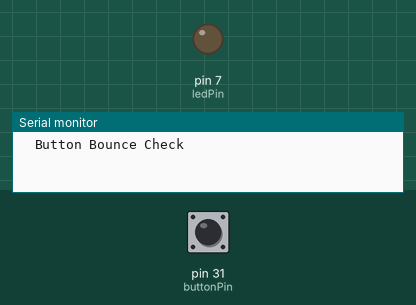
A sketch run on a simulated Arduino Mega 2560, built with avr-gcc and run on an emulated ATmega2560. On the bench: output pins drawn as LEDs (lit = HIGH), the last lines printed to the serial monitor. The inputs (shaded band) are chosen by the test bench; at power-on: pin 31 (buttonPin) HIGH.

Above: at 1.2 s.
1.3 s: pin 31 (buttonPin) pulled LOW for 0.15 s
At 1.37 s:
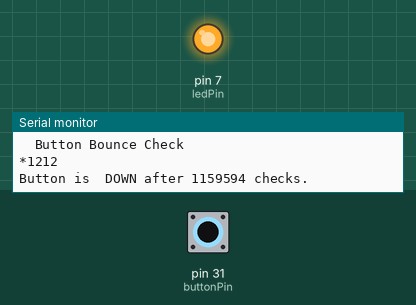
2.9 s: pin 31 (buttonPin) pulled LOW for 3.2 s
At 7.2 s:
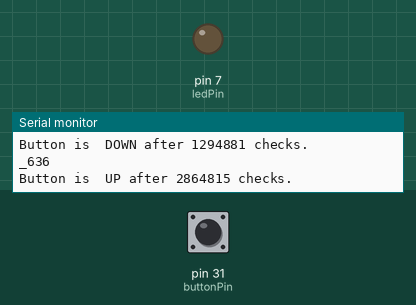
Timing chart, 0 to 8.7 s (numbered marks = the images above; inputs shaded):
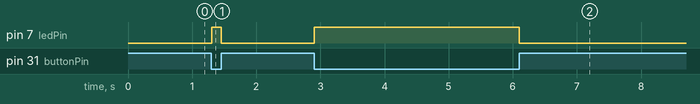

The sketch:

temp_high_button_code_for_wireless_witch.ino.ino
```cpp
// this is button_watcher, a test for button bounce --- free and open code Oct 25, 2014 by GFS
// this can be used to check buttons for needed debounce time.
// if you get multiple UP and DOWN messages for one press or release, increase debounce.

byte ledPin = 7;
byte buttonPin = 31; // my button is a jumper wire grounded on the metal USB port box.

byte pinStates; // always the current state is in bit 0 and the previous is in bit 1
// value --- meaning with pin mode INPUT_PULLUP.
// 0 --- no change, pressed now and pressed last check
// 1 --- changed, released now, pressed last check
// 2 --- changes, pressed now, released last check
// 3 --- no change, released now and released last check

byte buttonState; // this only changes when the pin states are stable for some time.
byte buttonPrev; // this only changes when the pin states are stable for some time.

unsigned long checkCounter; // how many checks since last stable change


void setup( void )
{
  Serial.begin( 115200 );
  Serial.println( "\n  Button Bounce Check" );

  pinMode( ledPin, OUTPUT );  // default os LOW
  pinMode( buttonPin, INPUT_PULLUP );  // default is pullup HIGH
  pinStates = 1; // sets initial pin state as not pressed

  // buttonState logic will be 0=false for stable not pressed, 1=true for stable pressed
}

unsigned long btNow, btStart, btDebounce = 2000UL; // bt = button time. 2ms debounce

inline void buttonHandler( void ) // just so the cleanliness police don't freak out
{
  pinStates &= 1; // mask off the old previous state bit, only bit 0 data is left
  pinStates <<= 1; // move current pin state bit left 1 into previous pin state bit

  pinStates += digitalRead( buttonPin ); // read the current pin state into bit 0

  btNow = micros(); // time at loop start and read pin state to within 4 usecs

    switch ( pinStates )  // IDE autoformat indents this line. Why?
  {
  case  0 :  // 0 --- no change, pressed now and pressed last check
    if ( btNow - btStart >= btDebounce )
    {
      buttonState = 1;
      btStart = btNow;
    }
    break;

  case  1 :  // 1 --- changed, released now, pressed last check
    Serial.print( '_' ); // show the bounce
    Serial.println( btNow - btStart ); // show the micros since last stable or change
    btStart = btNow;
    break;

  case  2 :  // 2 --- changes, pressed now, released last check
    Serial.print( '*' ); // show the bounce
    Serial.println( btNow - btStart ); // show the micros since last stable or change
    btStart = btNow;
    break;

  case  3 :  // 3 --- no change, released now and released last check
    if ( btNow - btStart >= btDebounce )
    {
      buttonState = 0;
      btStart = btNow;
    }
    break;
  }
}

void loop( void )
{
  buttonHandler( );
  checkCounter++;

  if ( buttonState != buttonPrev ) // button stable state change event
  {
    buttonPrev = buttonState;
    digitalWrite( ledPin, buttonState );
    Serial.print( F( "\nButton is " ));
    if ( buttonState ) // if not zero, it is true
    {
      Serial.print( F( " DOWN " ));
    }
    else
    {
      Serial.print( F( " UP " ));
    }
    Serial.print( F( "after " ));
    Serial.print( checkCounter );
    Serial.println( F( " checks.\n" ));
    checkCounter = 0UL;
  }
}
```

Measured:
- after the input at 1.3 s, pin 7 (ledPin): LOW → HIGH at once, → LOW 0.15 s later
- after the input at 2.9 s, pin 7 (ledPin): LOW → HIGH at once, → LOW 3.2 s later
